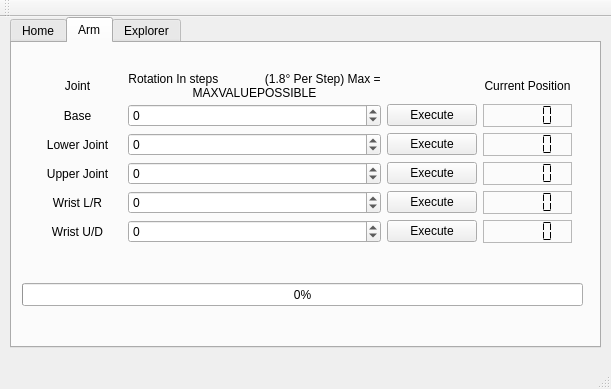
<?xml version="1.0" encoding="UTF-8"?>
<ui version="4.0">
 <class>MainWindow</class>
 <widget class="QMainWindow" name="MainWindow">
  <property name="geometry">
   <rect>
    <x>0</x>
    <y>0</y>
    <width>611</width>
    <height>389</height>
   </rect>
  </property>
  <property name="windowTitle">
   <string>MainWindow</string>
  </property>
  <widget class="QWidget" name="centralWidget">
   <widget class="QTabWidget" name="tabWidget">
    <property name="geometry">
     <rect>
      <x>10</x>
      <y>0</y>
      <width>591</width>
      <height>331</height>
     </rect>
    </property>
    <property name="currentIndex">
     <number>1</number>
    </property>
    <widget class="QWidget" name="Home">
     <attribute name="title">
      <string>Home</string>
     </attribute>
     <widget class="QWidget" name="verticalLayoutWidget">
      <property name="geometry">
       <rect>
        <x>130</x>
        <y>30</y>
        <width>281</width>
        <height>101</height>
       </rect>
      </property>
      <layout class="QVBoxLayout" name="verticalLayout">
       <item>
        <widget class="QPushButton" name="ResetArmPushButton">
         <property name="text">
          <string>Reset Arm</string>
         </property>
        </widget>
       </item>
       <item>
        <widget class="QPushButton" name="ManualPushButton">
         <property name="text">
          <string>Manual</string>
         </property>
        </widget>
       </item>
       <item>
        <widget class="QPushButton" name="QuitPushButton">
         <property name="text">
          <string>Quit</string>
         </property>
        </widget>
       </item>
      </layout>
     </widget>
    </widget>
    <widget class="QWidget" name="Arm">
     <attribute name="title">
      <string>Arm</string>
     </attribute>
     <widget class="QWidget" name="gridLayoutWidget">
      <property name="geometry">
       <rect>
        <x>10</x>
        <y>20</y>
        <width>561</width>
        <height>191</height>
       </rect>
      </property>
      <layout class="QGridLayout" name="gridLayout">
       <property name="verticalSpacing">
        <number>6</number>
       </property>
       <item row="1" column="2">
        <widget class="QPushButton" name="BaseExecute">
         <property name="text">
          <string>Execute</string>
         </property>
        </widget>
       </item>
       <item row="5" column="2">
        <widget class="QPushButton" name="WristUDExecute">
         <property name="text">
          <string>Execute</string>
         </property>
        </widget>
       </item>
       <item row="2" column="2">
        <widget class="QPushButton" name="LowerJointExecute">
         <property name="text">
          <string>Execute</string>
         </property>
        </widget>
       </item>
       <item row="4" column="2">
        <widget class="QPushButton" name="WristLRExecute">
         <property name="text">
          <string>Execute</string>
         </property>
        </widget>
       </item>
       <item row="3" column="2">
        <widget class="QPushButton" name="UpperJointExecute">
         <property name="text">
          <string>Execute</string>
         </property>
        </widget>
       </item>
       <item row="0" column="1">
        <widget class="QLabel" name="label_2">
         <property name="text">
          <string>Rotation In steps              (1.8° Per Step) Max = MAXVALUEPOSSIBLE</string>
         </property>
         <property name="alignment">
          <set>Qt::AlignCenter</set>
         </property>
         <property name="wordWrap">
          <bool>true</bool>
         </property>
        </widget>
       </item>
       <item row="0" column="0">
        <widget class="QLabel" name="label">
         <property name="text">
          <string>Joint</string>
         </property>
         <property name="alignment">
          <set>Qt::AlignCenter</set>
         </property>
        </widget>
       </item>
       <item row="0" column="3">
        <widget class="QLabel" name="label_4">
         <property name="text">
          <string>Current Position</string>
         </property>
         <property name="alignment">
          <set>Qt::AlignCenter</set>
         </property>
        </widget>
       </item>
       <item row="1" column="1">
        <widget class="QSpinBox" name="BaseInput">
         <property name="minimum">
          <number>-5</number>
         </property>
         <property name="maximum">
          <number>5</number>
         </property>
        </widget>
       </item>
       <item row="1" column="0">
        <widget class="QLabel" name="label_5">
         <property name="text">
          <string>Base</string>
         </property>
         <property name="alignment">
          <set>Qt::AlignCenter</set>
         </property>
        </widget>
       </item>
       <item row="2" column="0">
        <widget class="QLabel" name="label_6">
         <property name="text">
          <string>Lower Joint</string>
         </property>
         <property name="alignment">
          <set>Qt::AlignCenter</set>
         </property>
        </widget>
       </item>
       <item row="5" column="0">
        <widget class="QLabel" name="label_9">
         <property name="text">
          <string>Wrist U/D</string>
         </property>
         <property name="alignment">
          <set>Qt::AlignCenter</set>
         </property>
        </widget>
       </item>
       <item row="4" column="0">
        <widget class="QLabel" name="label_8">
         <property name="text">
          <string>Wrist L/R</string>
         </property>
         <property name="alignment">
          <set>Qt::AlignCenter</set>
         </property>
        </widget>
       </item>
       <item row="4" column="1">
        <widget class="QSpinBox" name="WristLRInput">
         <property name="minimum">
          <number>-5</number>
         </property>
         <property name="maximum">
          <number>5</number>
         </property>
        </widget>
       </item>
       <item row="3" column="0">
        <widget class="QLabel" name="label_7">
         <property name="text">
          <string>Upper Joint</string>
         </property>
         <property name="alignment">
          <set>Qt::AlignCenter</set>
         </property>
        </widget>
       </item>
       <item row="1" column="3">
        <widget class="QLCDNumber" name="BaseLCD">
         <property name="frameShape">
          <enum>QFrame::StyledPanel</enum>
         </property>
         <property name="frameShadow">
          <enum>QFrame::Raised</enum>
         </property>
         <property name="lineWidth">
          <number>1</number>
         </property>
         <property name="midLineWidth">
          <number>0</number>
         </property>
         <property name="smallDecimalPoint">
          <bool>false</bool>
         </property>
         <property name="segmentStyle">
          <enum>QLCDNumber::Flat</enum>
         </property>
        </widget>
       </item>
       <item row="3" column="1">
        <widget class="QSpinBox" name="UpperJointInput">
         <property name="minimum">
          <number>-5</number>
         </property>
         <property name="maximum">
          <number>5</number>
         </property>
        </widget>
       </item>
       <item row="5" column="1">
        <widget class="QSpinBox" name="WristUDInput">
         <property name="minimum">
          <number>-5</number>
         </property>
         <property name="maximum">
          <number>5</number>
         </property>
        </widget>
       </item>
       <item row="2" column="1">
        <widget class="QSpinBox" name="LowerJointInput">
         <property name="minimum">
          <number>-5</number>
         </property>
         <property name="maximum">
          <number>5</number>
         </property>
        </widget>
       </item>
       <item row="2" column="3">
        <widget class="QLCDNumber" name="LowerJointLCD">
         <property name="frameShape">
          <enum>QFrame::StyledPanel</enum>
         </property>
         <property name="segmentStyle">
          <enum>QLCDNumber::Flat</enum>
         </property>
        </widget>
       </item>
       <item row="3" column="3">
        <widget class="QLCDNumber" name="UpperJointLCD">
         <property name="frameShape">
          <enum>QFrame::StyledPanel</enum>
         </property>
         <property name="segmentStyle">
          <enum>QLCDNumber::Flat</enum>
         </property>
        </widget>
       </item>
       <item row="4" column="3">
        <widget class="QLCDNumber" name="WristLRLCD">
         <property name="frameShape">
          <enum>QFrame::StyledPanel</enum>
         </property>
         <property name="segmentStyle">
          <enum>QLCDNumber::Flat</enum>
         </property>
        </widget>
       </item>
       <item row="5" column="3">
        <widget class="QLCDNumber" name="WristUDLCD">
         <property name="frameShape">
          <enum>QFrame::StyledPanel</enum>
         </property>
         <property name="segmentStyle">
          <enum>QLCDNumber::Flat</enum>
         </property>
        </widget>
       </item>
      </layout>
     </widget>
     <widget class="QProgressBar" name="ArmProgressBar">
      <property name="geometry">
       <rect>
        <x>10</x>
        <y>240</y>
        <width>561</width>
        <height>23</height>
       </rect>
      </property>
      <property name="maximum">
       <number>100</number>
      </property>
      <property name="value">
       <number>0</number>
      </property>
     </widget>
    </widget>
    <widget class="QWidget" name="Explorer">
     <attribute name="title">
      <string>Explorer</string>
     </attribute>
     <widget class="QWidget" name="gridLayoutWidget_2">
      <property name="geometry">
       <rect>
        <x>10</x>
        <y>20</y>
        <width>561</width>
        <height>131</height>
       </rect>
      </property>
      <layout class="QGridLayout" name="gridLayout_2">
       <item row="0" column="0">
        <widget class="QLabel" name="label_3">
         <property name="text">
          <string>Device</string>
         </property>
         <property name="alignment">
          <set>Qt::AlignCenter</set>
         </property>
        </widget>
       </item>
       <item row="0" column="1">
        <widget class="QLabel" name="label_10">
         <property name="text">
          <string>Distance (cm)</string>
         </property>
         <property name="alignment">
          <set>Qt::AlignCenter</set>
         </property>
        </widget>
       </item>
       <item row="2" column="0">
        <widget class="QLabel" name="label_11">
         <property name="text">
          <string>Explorer</string>
         </property>
         <property name="alignment">
          <set>Qt::AlignCenter</set>
         </property>
        </widget>
       </item>
       <item row="2" column="2">
        <widget class="QPushButton" name="ExplorerExecute">
         <property name="text">
          <string>Execute</string>
         </property>
        </widget>
       </item>
       <item row="3" column="0">
        <widget class="QLabel" name="label_14">
         <property name="text">
          <string>Reel</string>
         </property>
         <property name="alignment">
          <set>Qt::AlignCenter</set>
         </property>
        </widget>
       </item>
       <item row="0" column="3">
        <widget class="QLabel" name="label_13">
         <property name="text">
          <string>Distance Traveled</string>
         </property>
         <property name="alignment">
          <set>Qt::AlignCenter</set>
         </property>
        </widget>
       </item>
       <item row="3" column="2">
        <widget class="QPushButton" name="ReelExecute">
         <property name="text">
          <string>Execute</string>
         </property>
        </widget>
       </item>
       <item row="3" column="3">
        <widget class="QLCDNumber" name="ReelLCD">
         <property name="frameShape">
          <enum>QFrame::StyledPanel</enum>
         </property>
         <property name="segmentStyle">
          <enum>QLCDNumber::Flat</enum>
         </property>
        </widget>
       </item>
       <item row="2" column="1">
        <widget class="QSpinBox" name="ExplorerInput">
         <property name="minimum">
          <number>-10</number>
         </property>
         <property name="maximum">
          <number>10</number>
         </property>
        </widget>
       </item>
       <item row="3" column="1">
        <widget class="QSpinBox" name="ReelInput">
         <property name="minimum">
          <number>-10</number>
         </property>
         <property name="maximum">
          <number>10</number>
         </property>
        </widget>
       </item>
       <item row="2" column="3">
        <widget class="QLCDNumber" name="ExplorerLCD">
         <property name="frameShape">
          <enum>QFrame::StyledPanel</enum>
         </property>
         <property name="segmentStyle">
          <enum>QLCDNumber::Flat</enum>
         </property>
        </widget>
       </item>
       <item row="1" column="2">
        <widget class="QPushButton" name="CoordinatedExecute">
         <property name="text">
          <string>Execute</string>
         </property>
        </widget>
       </item>
       <item row="1" column="0">
        <widget class="QLabel" name="label_12">
         <property name="text">
          <string>Coordinated</string>
         </property>
         <property name="alignment">
          <set>Qt::AlignCenter</set>
         </property>
        </widget>
       </item>
       <item row="1" column="1">
        <widget class="QSpinBox" name="CoordinatedInput">
         <property name="minimum">
          <number>-10</number>
         </property>
         <property name="maximum">
          <number>10</number>
         </property>
        </widget>
       </item>
      </layout>
     </widget>
     <widget class="QProgressBar" name="ExplorerProgressBar">
      <property name="geometry">
       <rect>
        <x>10</x>
        <y>240</y>
        <width>561</width>
        <height>23</height>
       </rect>
      </property>
      <property name="maximum">
       <number>10000</number>
      </property>
      <property name="value">
       <number>0</number>
      </property>
     </widget>
    </widget>
   </widget>
  </widget>
  <widget class="QMenuBar" name="menuBar">
   <property name="geometry">
    <rect>
     <x>0</x>
     <y>0</y>
     <width>611</width>
     <height>21</height>
    </rect>
   </property>
  </widget>
  <widget class="QToolBar" name="mainToolBar">
   <attribute name="toolBarArea">
    <enum>TopToolBarArea</enum>
   </attribute>
   <attribute name="toolBarBreak">
    <bool>false</bool>
   </attribute>
  </widget>
  <widget class="QStatusBar" name="statusBar"/>
 </widget>
 <layoutdefault spacing="6" margin="11"/>
 <resources/>
 <connections/>
</ui>
